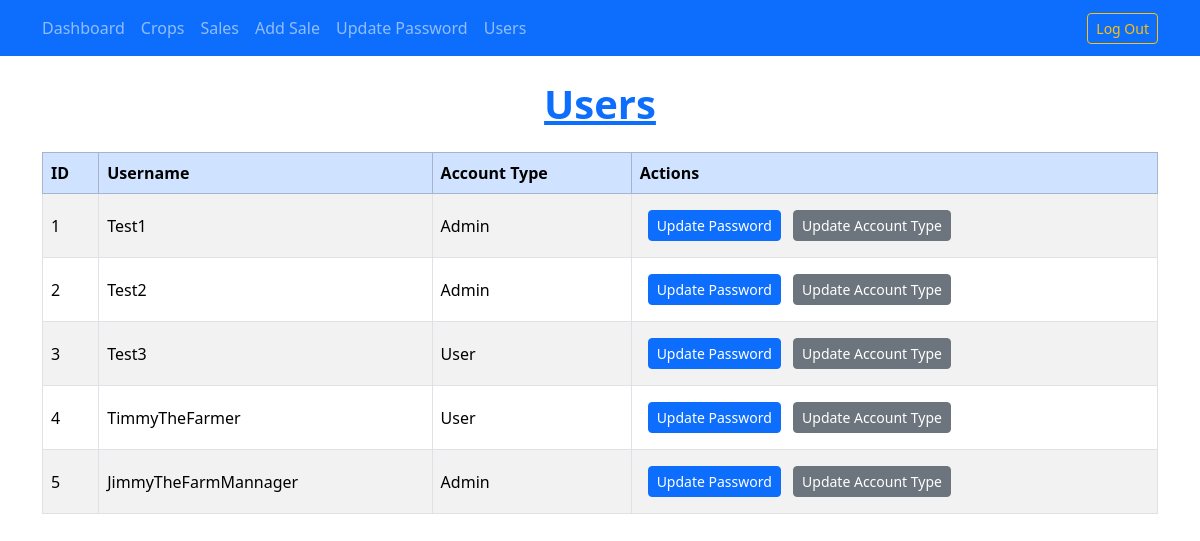
Page /users (signed in) on the committed database.
### app.py (models this page shows)
class Users(UserMixin, db.Model):
    id = db.Column(db.Integer, primary_key=True)
    username = db.Column(db.String(50), nullable=False, unique=True)
    email = db.Column(db.String(50), nullable=False, unique=True)
    password = db.Column(db.String(80), nullable=False)
    accounttype = db.Column(db.String(50), nullable=False, default="User")

### app.py (the view)
@app.route('/users', methods=['GET'])
@login_required
def users():
    UID = current_user.id
    users = fetchUsers(UID)
    if isinstance(users, list):
        return render_template("users.html", users=users)
    else:
        flash("Could not fetch users.")
        return redirect(url_for("index"))

### Backend/accountTypeMannager.py (called while the page is built)
def authAdmin(UID):
    try:
        conn = sqlite3.connect('./Database/tables.db')
        cur = conn.cursor()
    except:
        return "connection failed"
    try:
        sql = '''SELECT ACCOUNTTYPE FROM users WHERE ROWID = ''' + str(UID) + ';'
        cur.execute(sql)
        accountType = cur.fetchone()
    except:
        print("retrieval failed")
        return "retrival failed"
    if str(accountType[0]) == "Admin":
        print("True")
        return True
    else:
        print("False")
        return False

def fetchUsers(UID):
    try:
        conn = sqlite3.connect('./Database/tables.db')
        cur = conn.cursor()
    except:
        return "connection failed"
    if authAdmin(UID) == True:
        try:
            sql = '''SELECT ROWID, USERNAME, ACCOUNTTYPE FROM users'''
            cur.execute(sql)
            userList = cur.fetchall()
            print(userList)
            return userList
        except:
            print("Fetch failed")
            return "Fetch failed"
    else:
        print("User not verified for this action")
        return "User not verified for this action"

### app.py (called while the page is built)
@login_manager.user_loader
def load_user(user_id):
    return Users.query.get(int(user_id))

### templates/users.html (shortened to what this page needs)
{% extends "base.html" %}
{% block content %}
<h1 class="mb-4 text-primary fw-bold text-decoration-underline text-center">Users</h1>
<div class="container">
<table class="table table-striped table-bordered align-middle my-4">
    <thead class="table-primary">
        <tr>
            <th>ID</th>
            <th>Username</th>
            <th>Account Type</th>
            <th>Actions</th>
        </tr>
    </thead>
    <tbody>
        {% for user in users %}
        <tr>
            <td>{{ user[0] }}</td>
            <td>{{ user[1] }}</td>
            <td>{{ user[2] }}</td>
            <td>
                {% if current_user.accounttype == "Admin" %}
                    <a class="btn btn-sm btn-primary m-2" href="{{ url_for('updatePassword', userid=user[0]) }}">Update Password</a>
                    <a class="btn btn-sm btn-secondary" href="{{ url_for('accountTypeMannager', userid=user[0]) }}">Update Account Type</a>
                {% endif %}
            </td>
        </tr>
        {% endfor %}
    </tbody>
</table>
</div>
{% endblock %}

### rows in the picture
Users: id "1", username "Test1", accounttype "Admin"
Users: id "2", username "Test2", accounttype "Admin"
Users: id "3", username "Test3", accounttype "User"
Users: id "4", username "TimmyTheFarmer", accounttype "User"
Users: id "5", username "JimmyTheFarmMannager", accounttype "Admin"
